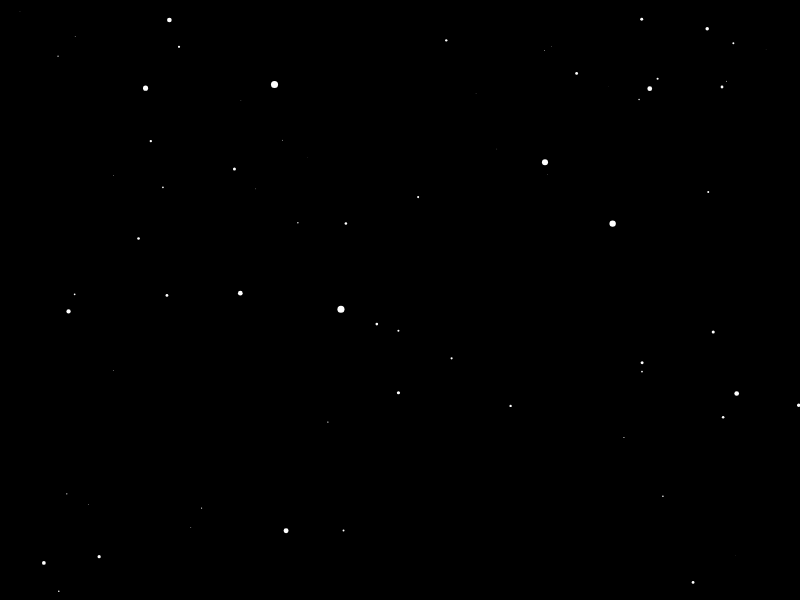
Frame 1 (no input)
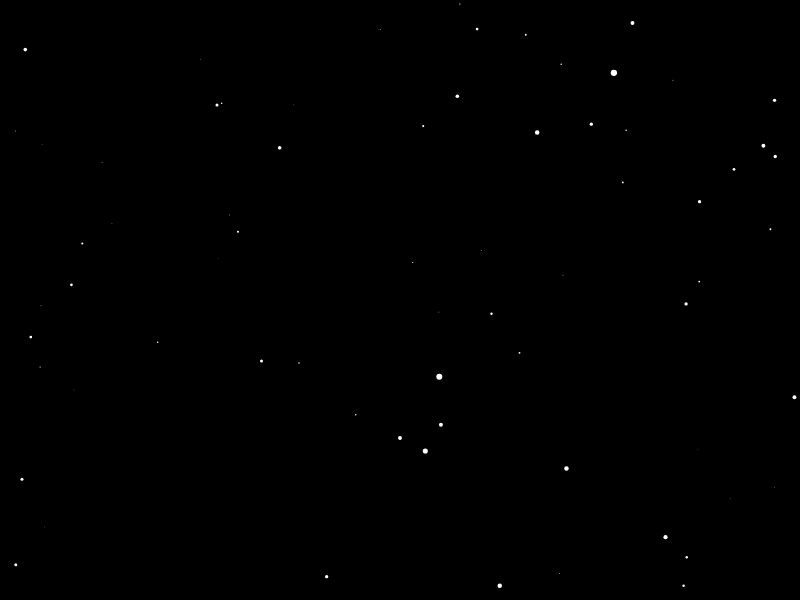
Frame 60 (no input)
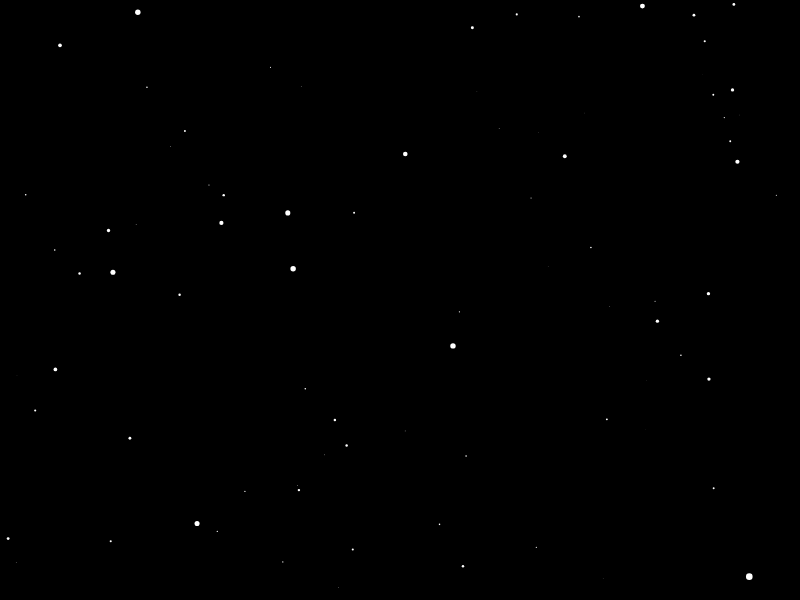
Frame 120 (the mouse pressed at the canvas centre since frame 60)

The p5.js sketch that drew these frames (run headless with seeded random() and noise() and a simulated clock; from frame 60 on, the mouse is pressed at the canvas centre):

// p5.js sketch
// ── sketch.js
var star = [];
var z;

function setup() {
  createCanvas(800, 600)
  for (var i = 0; i < 800; i++) {
    //make a star array, and the array is a star function.
    star[i] = new Star();
  }
}


function draw() {
  background(0);
  translate(width / 2, height / 2);
    
  //loop the star show function
  for (var i = 0; i < star.length; i++) {
    star[i].show();
  }
}

//the whole star funtion
function Star() {
  //make main variables
  this.x = random(-width, width);
  this.y = random(-height, height);
  this.z = random(width);

  //this funtion draw the stars and make them move
  this.show = function() {
    //make the speed change with the mouseX
    this.speed = map(mouseY, 0, height, 30, 5);
    this.z = this.z - this.speed;

    //when stars come to the front, draw more stars.
    if (this.z < 1) {
      this.z = width;
      this.x = random(-width, width);
      this.y = random(-height, height);
    }

    //draw the stars & add its move
    fill(255);
    noStroke();
    this.sx = map(this.x / this.z, 0, 1, 0, width);
    this.sy = map(this.y / this.z, 0, 1, 0, height);
    this.r = map(this.z, 0, width, 8, 0);
    ellipse(this.sx, this.sy, this.r, this.r);
  }
}
